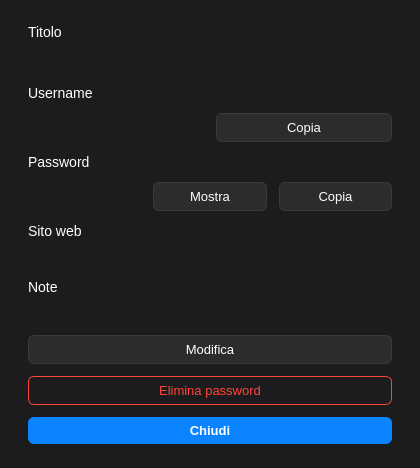
<?xml version="1.0" encoding="UTF-8"?>
<ui version="4.0">
 <class>PasswordDetailsDialog</class>
 <widget class="QDialog" name="PasswordDetailsDialog">
  <property name="geometry">
   <rect>
    <x>0</x>
    <y>0</y>
    <width>420</width>
    <height>420</height>
   </rect>
  </property>
  <property name="styleSheet">
   <string notr="true">
QDialog { background-color: #1c1c1e; }
QLabel { color: #ffffff; font-size: 14px; }
QLabel[class="label"] { color: #8e8e93; font-size: 12px; }
QPushButton {
    background-color: #2c2c2e;
    color: #ffffff;
    border: 1px solid #3a3a3c;
    border-radius: 6px;
    padding: 6px 12px;
    font-size: 13px;
}
QPushButton:hover { background-color: #3a3a3c; }
QPushButton#closeButton {
    background-color: #0a84ff;
    border: none;
    font-weight: 600;
}
QPushButton#closeButton:hover { background-color: #0071e3; }
   </string>
  </property>
  <layout class="QVBoxLayout" name="verticalLayout">
   <property name="spacing">
    <number>12</number>
   </property>
   <property name="leftMargin">
    <number>28</number>
   </property>
   <property name="topMargin">
    <number>24</number>
   </property>
   <property name="rightMargin">
    <number>28</number>
   </property>
   <property name="bottomMargin">
    <number>24</number>
   </property>

   <!-- Titolo -->
   <item>
    <widget class="QLabel" name="titleLabel">
     <property name="text"><string>Titolo</string></property>
     <property name="property" stdset="0"><string>class</string></property>
     <property name="class" stdset="0"><string>label</string></property>
    </widget>
   </item>
   <item>
    <widget class="QLabel" name="titleValue">
     <property name="text"><string/></property>
     <property name="styleSheet"><string>font-size: 18px; font-weight: 600;</string></property>
    </widget>
   </item>

   <!-- Username -->
   <item>
    <widget class="QLabel" name="usernameLabel">
     <property name="text"><string>Username</string></property>
     <property name="class" stdset="0"><string>label</string></property>
    </widget>
   </item>
   <item>
    <layout class="QHBoxLayout">
     <item>
      <widget class="QLabel" name="usernameValue"/>
     </item>
     <item>
      <widget class="QPushButton" name="copyUsernameButton">
       <property name="text"><string>Copia</string></property>
      </widget>
     </item>
    </layout>
   </item>

   <!-- Password -->
   <item>
    <widget class="QLabel" name="passwordLabel">
     <property name="text"><string>Password</string></property>
     <property name="class" stdset="0"><string>label</string></property>
    </widget>
   </item>
   <item>
    <layout class="QHBoxLayout">
     <item>
      <widget class="QLabel" name="passwordValue"/>
     </item>
     <item>
      <widget class="QPushButton" name="togglePasswordButton">
       <property name="text"><string>Mostra</string></property>
      </widget>
     </item>
     <item>
      <widget class="QPushButton" name="copyPasswordButton">
       <property name="text"><string>Copia</string></property>
      </widget>
     </item>
    </layout>
   </item>

   <!-- URL -->
   <item>
    <widget class="QLabel" name="urlLabel">
     <property name="text"><string>Sito web</string></property>
     <property name="class" stdset="0"><string>label</string></property>
    </widget>
   </item>
   <item>
    <widget class="QLabel" name="urlValue"/>
   </item>

   <!-- Note -->
   <item>
    <widget class="QLabel" name="notesLabel">
     <property name="text"><string>Note</string></property>
     <property name="class" stdset="0"><string>label</string></property>
    </widget>
   </item>
   <item>
    <widget class="QLabel" name="notesValue">
     <property name="wordWrap"><bool>true</bool></property>
    </widget>
   </item>

   <item>
    <spacer name="verticalSpacer">
     <property name="orientation"><enum>Qt::Vertical</enum></property>
     <property name="sizeHint" stdset="0">
      <size><width>20</width><height>20</height></size>
     </property>
    </spacer>
   </item>

   <item>
    <widget class="QPushButton" name="editButton">
     <property name="text">
      <string>Modifica</string>
     </property>
    </widget>
   </item>

   <item>
    <widget class="QPushButton" name="deleteButton">
     <property name="text"><string>Elimina password</string></property>
     <property name="styleSheet">
      <string notr="true">
       background-color: transparent;
       color: #ff453a;
       border: 1px solid #ff453a;
      </string>
     </property>
    </widget>
   </item>

   <item>
    <widget class="QPushButton" name="closeButton">
     <property name="text"><string>Chiudi</string></property>
    </widget>
   </item>
  </layout>
 </widget>
 <resources/>
 <connections/>
</ui>
